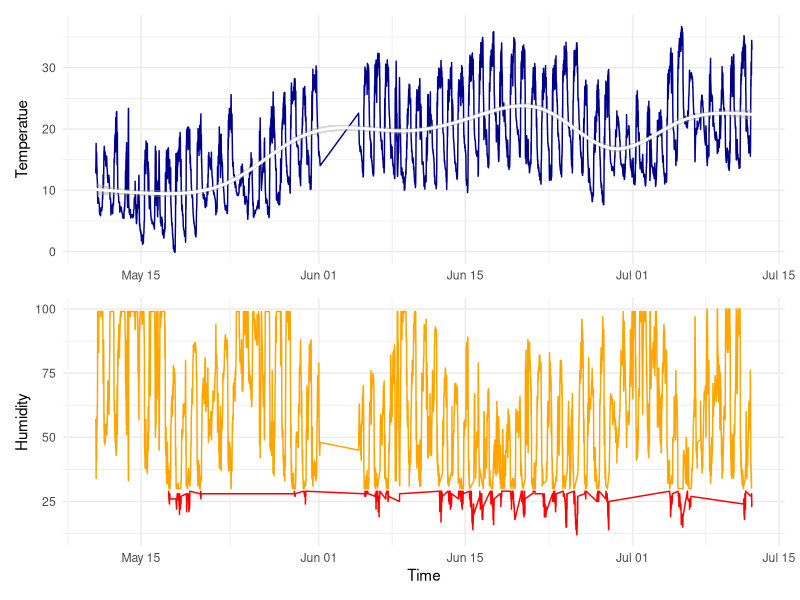
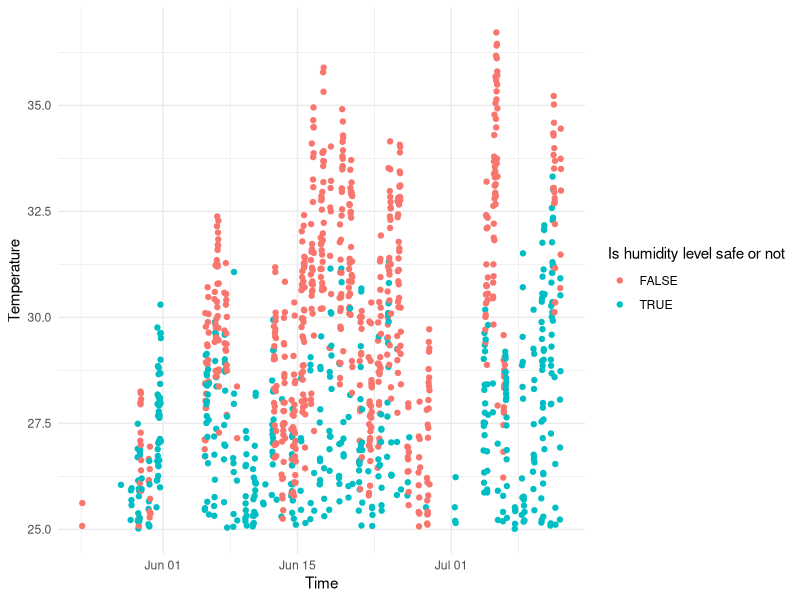
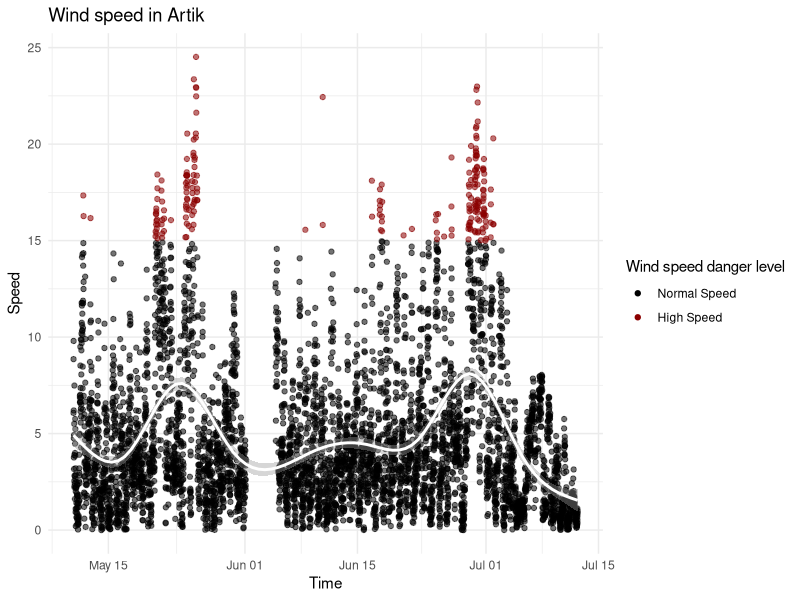
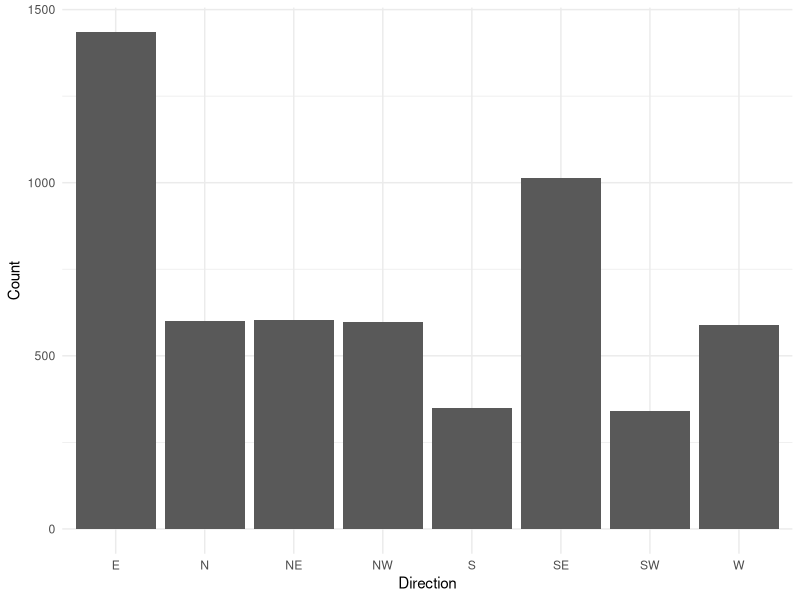

Here is the R script that generated these plots, in order:
## ---- chunk 1
library(tidyverse)
artik <- read_csv("artik.csv")
## ---- chunk 2
library(ggplot2)
library(dplyr)
library(patchwork)
p1 <- artik |> drop_na() |> ggplot(aes(x=time, y=temperature)) + geom_line(color="darkblue") + geom_smooth(color="white") + theme_minimal() + labs(x=NULL, y="Temperatue")

p2 <- artik |> drop_na() |> ggplot(aes(x=time, y=humidity)) + geom_line(aes(color=if_else(humidity<30,"too_low", "normal")))+ scale_color_manual(values = c("too_low"="red", normal="orange"), guide="none") + theme_minimal() + labs(x="Time", y="Humidity")

combined_plot <- p1/p2

print(combined_plot)

artik |> drop_na() |> mutate(humidity_level=humidity>30, .before=1) |> select(humidity_level, time, temperature, humidity) |> filter(temperature>25) |> ggplot(aes(x=time, y=temperature)) + geom_point(aes(color=humidity_level)) + labs(color="Is humidity level safe or not", x="Time", y="Temperature") + theme_minimal() 

artik |> drop_na() |> ggplot(aes(x=time, y=speed)) + geom_jitter(aes(color=if_else(speed<15,"normal", "too_high"), alpha=0.5))+ scale_color_manual(values = c("normal"="black", too_high="darkred"), labels=c("normal"="Normal Speed", "too_high"="High Speed")) + scale_alpha_continuous(guide = "none") + geom_smooth(color="white") + theme_minimal() + labs(title="Wind speed in Artik", x ="Time", y="Speed", color="Wind speed danger level")
  
artik |> drop_na() |> ggplot(aes(x=direction)) + geom_bar() + theme_minimal() + labs(x="Direction", y="Count")
